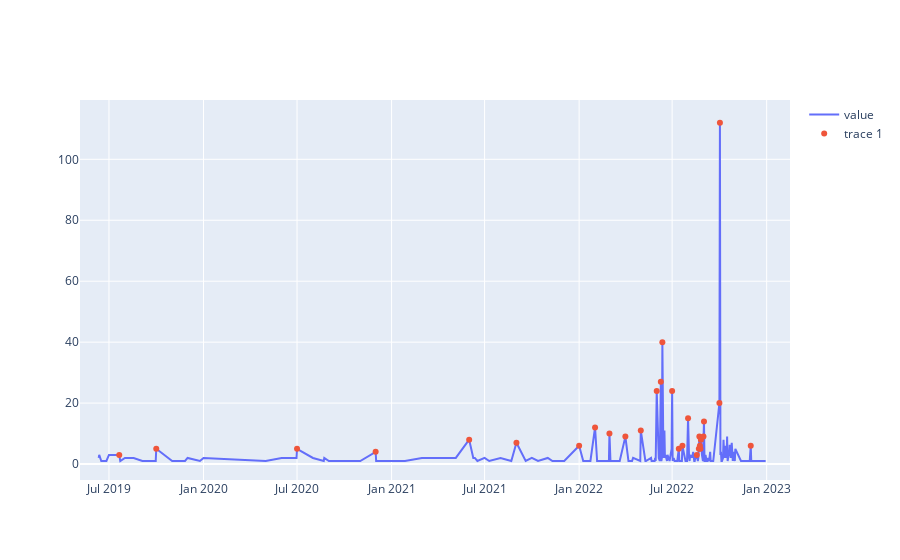

Notebook cell for this chart:
### Code cell
fig.show()

### Figure 1 — Plotly figure (JSON) as saved in the notebook; plotly's stock layout.template omitted (floating-point values rounded to 4 significant figures; data arrays with more than 128 entries replaced by an {"elided": "..."} marker saying what was removed)
{"data": [{"mode": "lines", "name": "value", "type": "scatter", "x": {"elided": "202 str values"}, "y": {"elided": "202 int values"}}, {"mode": "markers", "type": "scatter", "x": ["2019-07-21T00:00:00Z", "2019-10-01T00:00:00Z", "2020-07-01T00:00:00Z", "2020-12-01T00:00:00Z", "2021-06-01T00:00:00Z", "2021-09-01T00:00:00Z", "2022-01-01T00:00:00Z", "2022-02-01T00:00:00Z", "2022-03-01T00:00:00Z", "2022-04-01T00:00:00Z", "2022-05-01T00:00:00Z", "2022-06-01T00:00:00Z", "2022-06-09T00:00:00Z", "2022-06-12T00:00:00Z", "2022-07-01T00:00:00Z", "2022-07-14T00:00:00Z", "2022-07-21T00:00:00Z", "2022-08-01T00:00:00Z", "2022-08-18T00:00:00Z", "2022-08-22T00:00:00Z", "2022-08-23T00:00:00Z", "2022-08-24T00:00:00Z", "2022-08-25T00:00:00Z", "2022-08-26T00:00:00Z", "2022-08-31T00:00:00Z", "2022-09-01T00:00:00Z", "2022-10-01T00:00:00Z", "2022-10-02T00:00:00Z", "2022-12-01T00:00:00Z"], "y": [3, 5, 5, 4, 8, 7, 6, 12, 10, 9, 11, 24, 27, 40, 24, 5, 6, 15, 3, 5, 9, 6, 5, 8, 9, 14, 20, 112, 6]}], "layout": {}}
